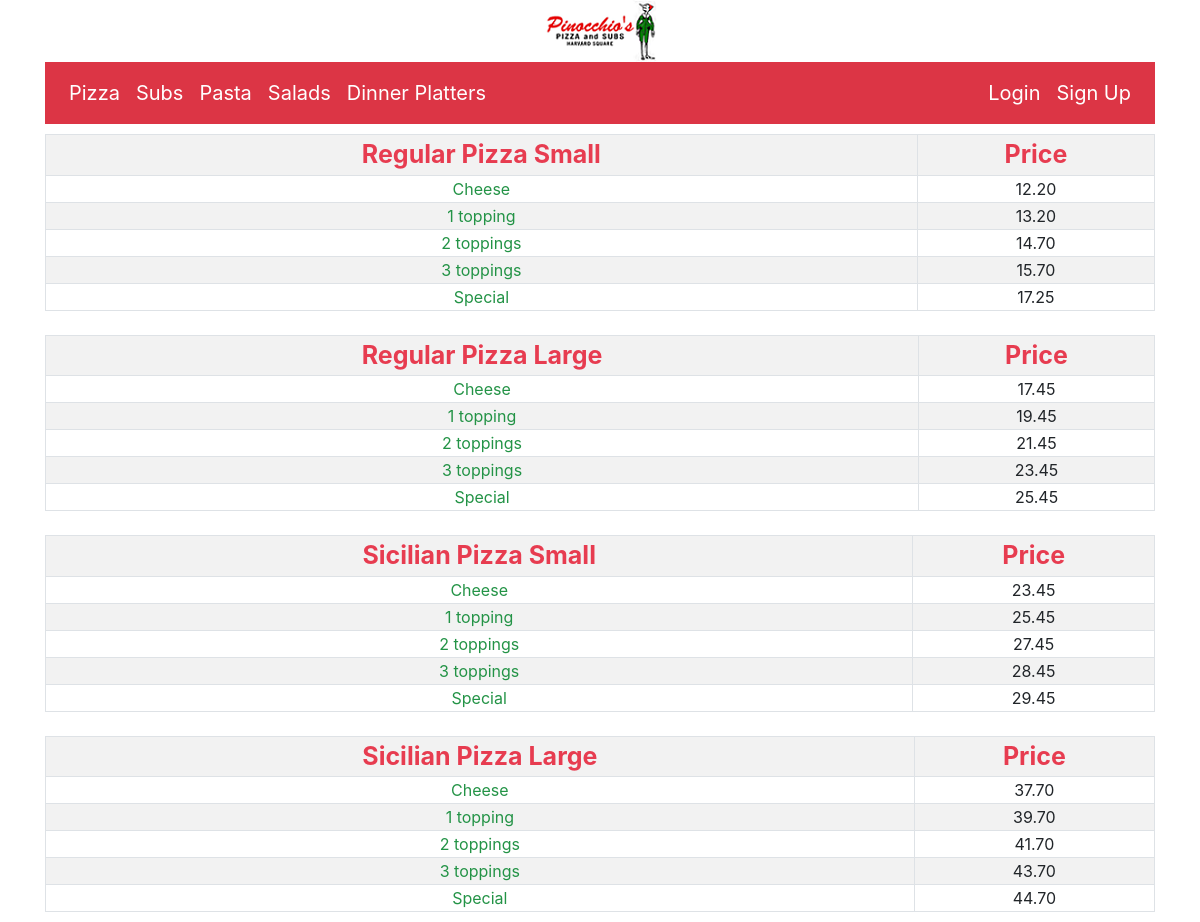
The page / on the database its author committed.
### orders/models.py (models this page shows, shortened)
class Food(models.Model):
    name = models.CharField(max_length=64, verbose_name="Food")
    category = models.ForeignKey(Category, on_delete=models.CASCADE, related_name='food_category')
    size = models.ForeignKey(Size, on_delete=models.CASCADE, related_name='food_size', blank=True, null=True)
    type = models.ForeignKey(PizzaType, on_delete=models.CASCADE, related_name='pizza_type', blank=True, null=True)
    select_toppings = models.ForeignKey(ToppingNumber, on_delete=models.CASCADE, related_name='pizza_topping_number',
                                        blank=True, null=True)
    price = models.ForeignKey(Price, on_delete=models.CASCADE, related_name='food_price')
    extra = models.BooleanField(default=False)

class ToppingNumber(models.Model):
    number = models.CharField(max_length=64, verbose_name="Number of toppings")
    def __str__(self):
        return f"{self.number}"

class Price(models.Model):
    price = models.DecimalField(max_digits=6, decimal_places=2)
    def __str__(self):
        return f"{self.price}"

### orders/views.py (the view)
# urls.py: path("", views.menu_pizza, name="menu_pizza"),
def menu_pizza(request):
    username = request.user.username
    context = {
        "toppings": Topping.objects.all(),
        "regular_pizza_small": Food.objects.filter(category__name__icontains="Pizza").
            filter(type__type__icontains="Regular").filter(size__size__icontains="Small"),
        "regular_pizza_large": Food.objects.filter(category__name__icontains="Pizza").
            filter(type__type__icontains="Regular").filter(size__size__icontains="Large"),
        "sicilian_pizza_small": Food.objects.filter(category__name__icontains="Pizza").
            filter(type__type__icontains="Sicilian").filter(size__size__icontains="Small"),
        "sicilian_pizza_large": Food.objects.filter(category__name__icontains="Pizza").
            filter(type__type__icontains="Sicilian").filter(size__size__icontains="Large"),
        "cart_count": cart_count(username)
    }
    return render(request, "orders/menu_pizza.html", context)

### orders/views.py (called while the page is built)
def cart_count(username):
    try:
        cart1 = OrderNumber.objects.get(username=username, in_cart=True)
    except OrderNumber.MultipleObjectsReturned:
        raise Http404("More than one cart found.")
    except OrderNumber.DoesNotExist:
        return 0
    else:
        return cart1.order_items.exclude(extra=True).count()

### orders/templates/orders/menu_pizza.html (shortened to what this page needs)
{% extends 'orders/base.html' %}
{% block content %}
    <table class="table-striped table-bordered table-hover table-condensed col-sm-12">
        <th class="text-center">Regular Pizza Small</th><th class="text-center">Price</th>
        {% for regular_pizza_small in regular_pizza_small %}
            <tr class="pizza">
                <td class="text-center"><a href="{% url 'pizza' regular_pizza_small.id %}">
                    {{ regular_pizza_small.select_toppings }}</a></td>
                <td class="text-center">{{ regular_pizza_small.price }}</td>
            </tr>
        {% endfor %}
    </table>
    <br>
    <table class="table-striped table-bordered table-hover table-condensed col-sm-12">
        <th class="text-center">Regular Pizza Large</th><th class="text-center">Price</th>
        {% for regular_pizza_large in regular_pizza_large %}
            <tr class="pizza">
                <td class="text-center"><a href="{% url 'pizza' regular_pizza_large.id %}">
                    {{ regular_pizza_large.select_toppings}}</a></td>
                <td class="text-center">{{ regular_pizza_large.price }}</td>
            </tr>
        {% endfor %}
    </table>
    <br>
    <table class="table-striped table-bordered table-hover table-condensed col-sm-12">
        <th class="text-center">Sicilian Pizza Small</th><th class="text-center">Price</th>
        {% for sicilian_pizza_small in sicilian_pizza_small %}
            <tr class="pizza">
                <td class="text-center"><a href="{% url 'pizza' sicilian_pizza_small.id %}">
                    {{ sicilian_pizza_small.select_toppings}}</a></td>
                <td class="text-center">{{ sicilian_pizza_small.price }}</td>
            </tr>
        {% endfor %}
    </table>
    <br>
    <table class="table-striped table-bordered table-hover table-condensed col-sm-12">
        <th class="text-center">Sicilian Pizza Large</th><th class="text-center">Price</th>
        {% for sicilian_pizza_large in sicilian_pizza_large %}
            <tr class="pizza">
                <td class="text-center"><a href="{% url 'pizza' sicilian_pizza_large.id %}">
                    {{ sicilian_pizza_large.select_toppings}}</a></td>
                <td class="text-center">{{ sicilian_pizza_large.price }}</td>
            </tr>
        {% endfor %}
    </table>
{% endblock %}

### orders/templates/orders/base.html (shortened to what this page needs)
<!DOCTYPE html>
{% load static %}
<html lang="en">
<head>
    <link rel="stylesheet" href="https://maxcdn.bootstrapcdn.com/bootstrap/4.1.3/css/bootstrap.min.css">
    <link rel="stylesheet" type="text/css" href="{% static "orders/css/style.css" %}">
    <link rel="stylesheet" type="text/css" href="{% static "orders/js/index.js" %}">
</head>
<body>
<header>
<div style="text-align: center">
<img id = "logo" src="{% static 'orders/img/Pinocchios.png' %}" style="width: auto; height: auto;">
</div>
   <div id="app" class="container">
    <nav class="navbar navbar-expand-lg navbar-dark bg-danger">
        <div id="navbarNavDropdown" class="navbar-collapse collapse">
            <ul class="navbar-nav mr-auto">
                {%  if not user.is_staff %}
                    <li class="nav-item active">
                        <a class="nav-link" href="{% url "menu_pizza" %}#">Pizza <span class="sr-only">(current)</span></a>
                    </li>
                    <li class="nav-item">
                        <a class="nav-link" href="{% url "menu_subs" %}">Subs</a>
                    </li>
                    <li class="nav-item">
                        <a class="nav-link" href="{% url "menu_pasta" %}">Pasta</a>
                    </li>
                    <li class="nav-item">
                        <a class="nav-link" href="{% url "menu_salads" %}">Salads</a>
                    </li>
                    <li class="nav-item">
                        <a class="nav-link" href="{% url "menu_dinner_platters" %}">Dinner Platters</a>
                    </li>
                {% endif %}
            </ul>
            <ul class="navbar-nav">
                {% if user.is_authenticated %}
                    <span class="navbar-text">Hello, {{ user }}</span>
                    <li class="nav-item">
                        <a class="nav-link" href="{% url 'logout' %}">Logout</a>
                    </li>
                    {% if not user.is_staff %}
                        <li class="nav-item">
                            <a class="nav-link" href="{% url 'cart' %}">Cart ({{ cart_count }})</a>
                        </li>
                    {% endif %}
                {% else %}
                    <li class="nav-item">
                        <a class="nav-link" href="{% url 'login' %}">Login</a>
                    </li>
                    <li class="nav-item">
                        <a class="nav-link" href="{% url 'signup' %}">Sign Up</a>
                    </li>
                {% endif %}
            </ul>
        </div>
    </nav>
</div>
    </header>
<div class="container">
    {% block content %}
    {% endblock %}
</div>
</body>
</html>

### orders/static/orders/css/style.css (style rules this page uses)
.container { margin-bottom: 10px; }
.navbar-dark .navbar-nav .nav-link { color: rgba(255,255,255,1)!important; }
a { color: #239346 !important; }
table, td, th { text-align: center; }
th { font-size: 25px; color: #e73c50; }
ul { font-size: 20px; }
#cart table, td, th { text-align: left; }
img { width: 100%; }

### rows shown on the page
Food: select_toppings "Cheese", price "12.20"
Food: select_toppings "1 topping", price "13.20"
Food: select_toppings "2 toppings", price "14.70"
Food: select_toppings "3 toppings", price "15.70"
Food: select_toppings "Special", price "17.25"
Food: select_toppings "Cheese", price "17.45"
Food: select_toppings "1 topping", price "19.45"
Food: select_toppings "2 toppings", price "21.45"
Food: select_toppings "3 toppings", price "23.45"
Food: select_toppings "Special", price "25.45"
Food: select_toppings "Cheese", price "23.45"
Food: select_toppings "1 topping", price "25.45"
Food: select_toppings "2 toppings", price "27.45"
Food: select_toppings "3 toppings", price "28.45"
Food: select_toppings "Special", price "29.45"
Food: select_toppings "Cheese", price "37.70"
Food: select_toppings "1 topping", price "39.70"
Food: select_toppings "2 toppings", price "41.70"
Food: select_toppings "3 toppings", price "43.70"
Food: select_toppings "Special", price "44.70"
